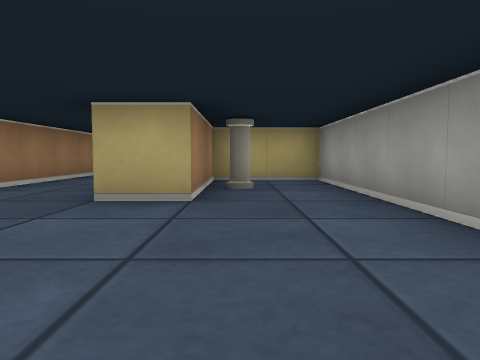
[1] (above)

24 first-person views from a walk through a cub3D maze. The camera is about half as high as the walls, tilts 4° down and sees 70° across. The floor is counted in squares. Each view is taken from the middle of a square. On the plan, view 1 faces up. The plan holds only what a view shows up to about 9 squares ahead; the rest is blank.

[2]
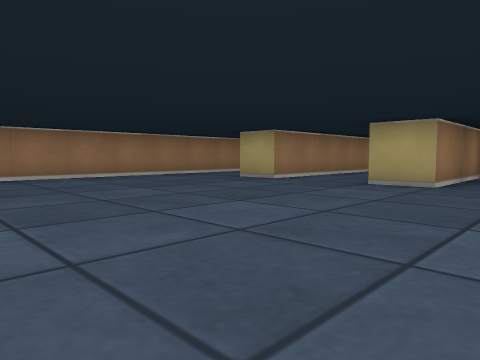

[3]
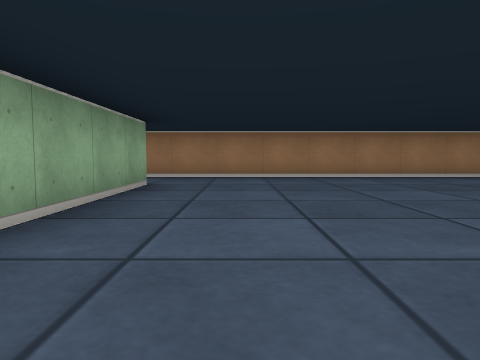

[4]
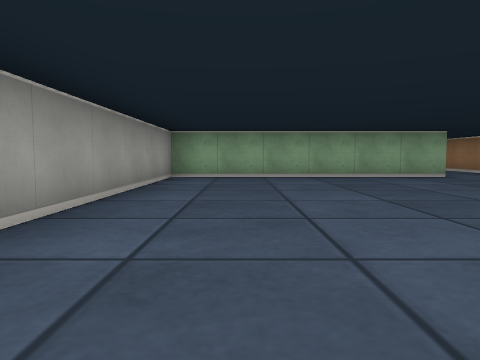

[5]
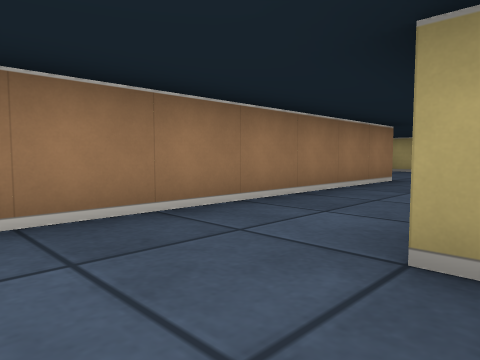

[6]
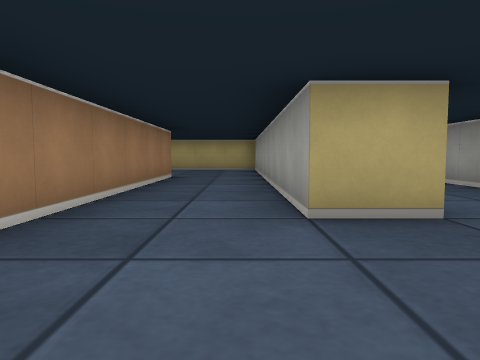

[7]
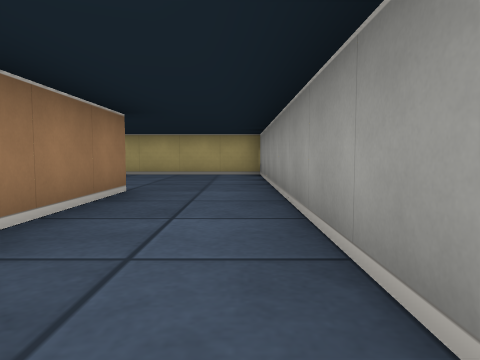

[8]
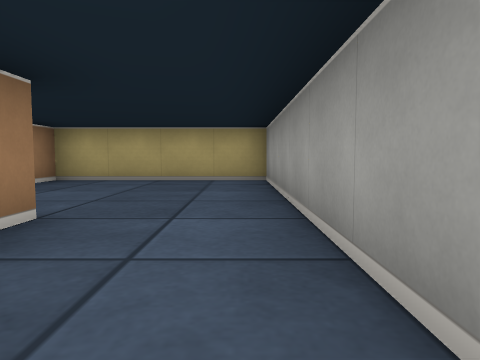

[9]
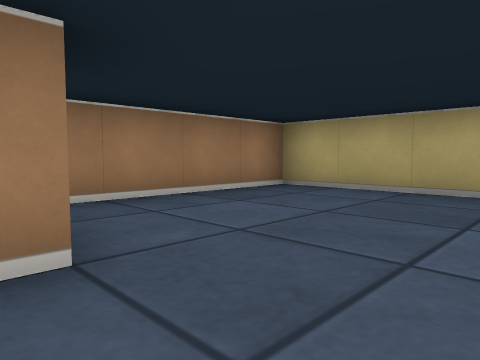

[10]
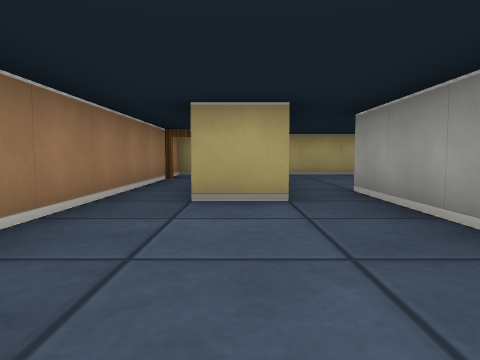

[11]
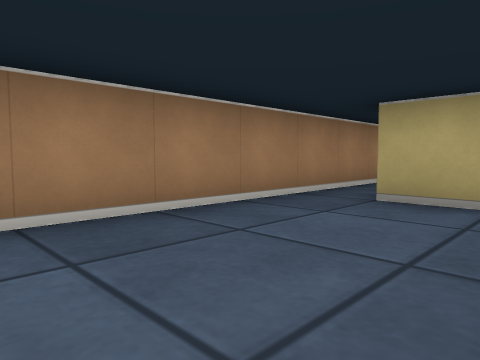

[12]
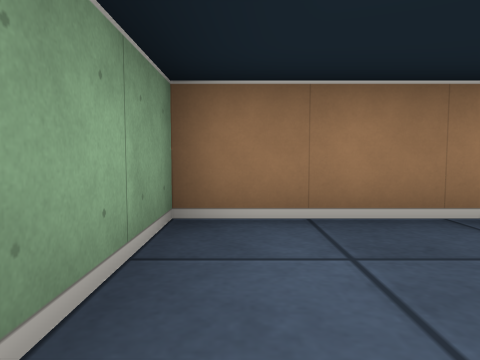

[13]
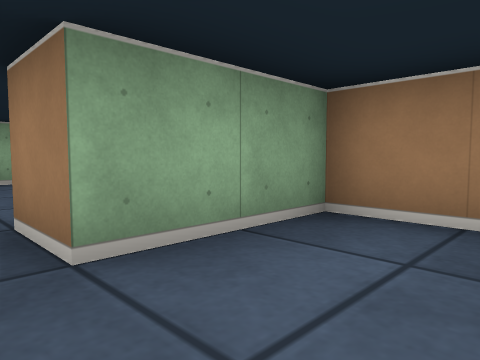

[14]
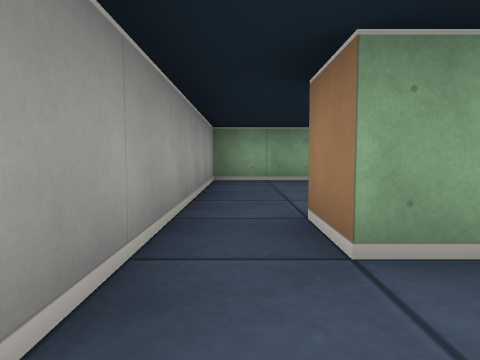

[15]
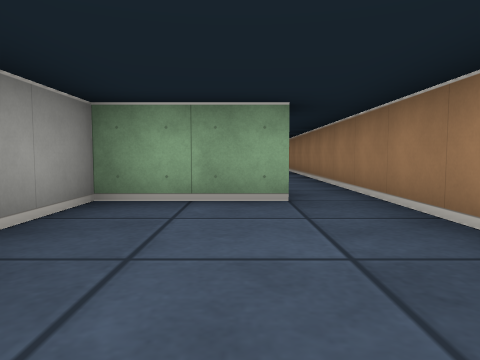

[16]
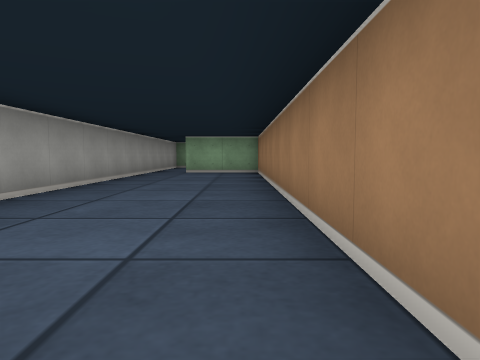

[17]
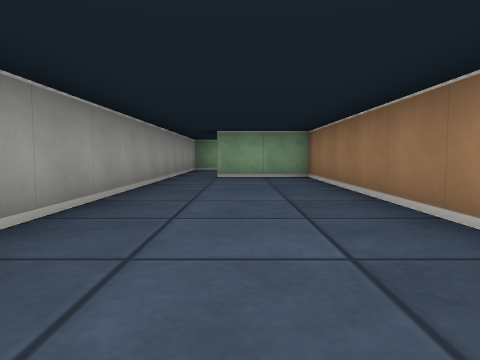

[18]
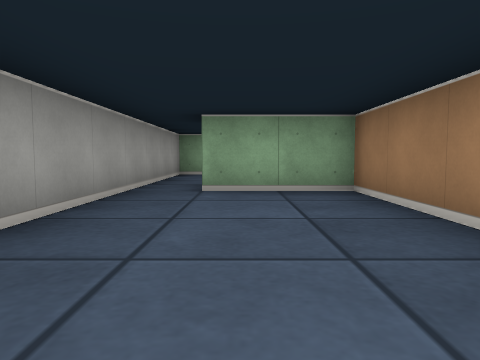

[19]
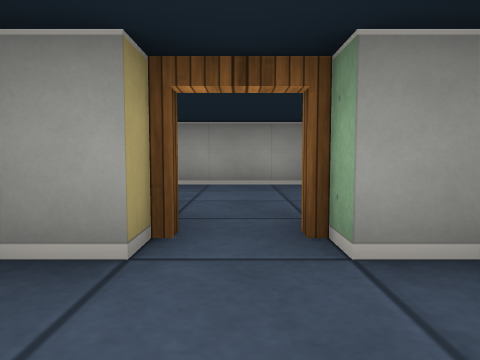

[20]
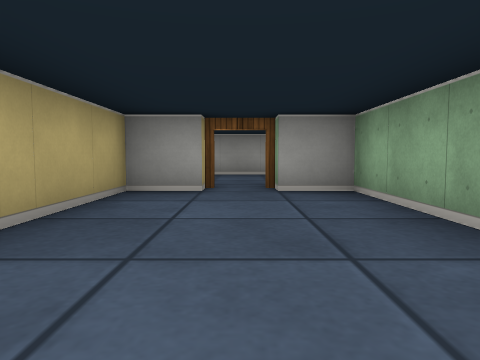

[21]
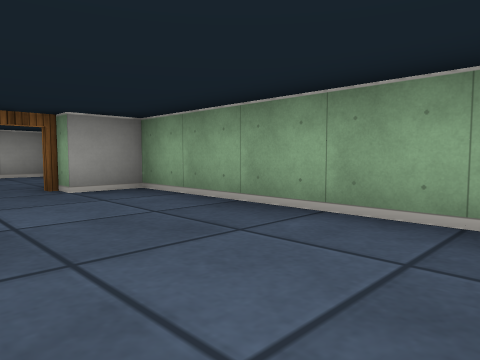

[22]
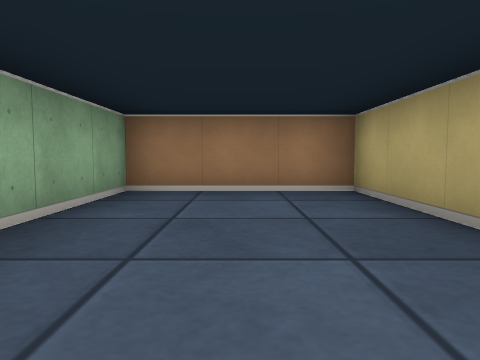

[23]
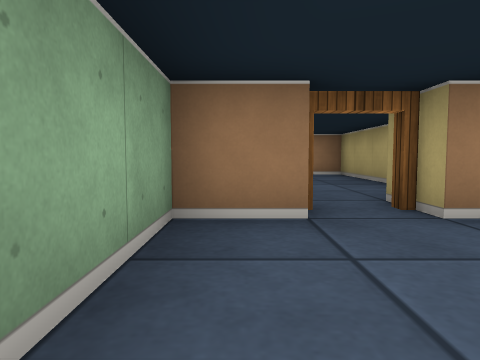

[24]
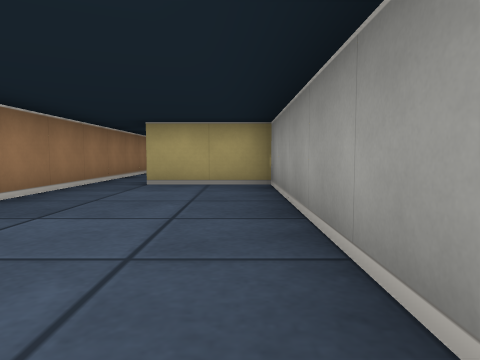

### Floor plan
Ten units are one square. View 1 is at (0, 0); x grows to the right and y downward. Boxes are objects, and circles mark ways between rooms. Rooms are numbered by the first view taken in them; rooms with no view inside come last. Other rooms are left out.
<svg viewBox="-170 -130 190 290">
<path fill="none" stroke="#000" d="M-15 -60 -15 -69M-46 35 15 35 15 -65 -5 -65 -5 -35 -15 -35M-35 -82 -35 -35 -45 -35 -45 -85M-65 -86 -65 26M-75 -61 -75 -85M-84 -75 -95 -75M-75 -34 -75 -44M-105 -110 -105 -35 -85 -35M-105 -10 -105 15M-85 -35 -85 -25M-96 15 -75 15 -75 -34M-75 115 -75 25 -95 25M-105 15 -105 115 -85 115M-115 135 -115 125 -165 125 -165 155 -115 155 -115 145M-105 144 -105 155 -75 155 -75 115M-45 -85 -45 -125 -85 -125 -85 -91M-105 -125 -105 -110"/>
<rect x="-5" y="-55" width="10" height="10" fill="#bbb"><title>pillar</title></rect>
<circle cx="-55" cy="-90" r="3" fill="#2a7"/>
<circle cx="-80" cy="-30" r="3" fill="#2a7"/>
<circle cx="-80" cy="-80" r="3" fill="#2a7"/>
<circle cx="-100" cy="-110" r="3" fill="#2a7"/>
<circle cx="-100" cy="20" r="3" fill="#2a7"/>
<circle cx="-80" cy="120" r="3" fill="#2a7"/>
<circle cx="-110" cy="140" r="3" fill="#2a7"/>
<text x="-30" y="-20">1</text>
<text x="-90" y="-60">2</text>
<text x="-90" y="-10">3</text>
<text x="-90" y="70">4</text>
<text x="-140" y="140">5</text>
<text x="-90" y="140">6</text>
<text x="-70" y="-110">7</text>
<text x="-100" y="-120">8</text>
</svg>
Room 1 opens to room 7. Room 2 opens to room 3. Room 2 opens to room 7. Room 2 opens to room 8. Room 3 opens to room 4. Room 4 opens to room 6. Room 5 opens to room 6.

Where each view was taken, in squares from view 1:
view 1: 0 up, 0 right, facing up
view 2: 2 down, 1 right, facing up-left
view 3: 2 down, 1 right, facing left
view 4: 4 up, 0 right, facing down
view 5: 2 up, 4 left, facing up-left
view 6: 1 up, 5 left, facing up
view 7: 4 up, 5 left, facing up
view 8: 6 up, 5 left, facing up
view 9: 8 up, 5 left, facing up-left
view 10: 4 up, 9 left, facing up
view 11: 4 up, 8 left, facing up-left
view 12: 4 up, 8 left, facing left
view 13: 5 up, 8 left, facing down-left
view 14: 5 up, 8 left, facing down
view 15: 2 up, 9 left, facing down
view 16: 2 down, 10 left, facing down
view 17: 4 down, 9 left, facing down
view 18: 7 down, 9 left, facing down
view 19: 14 down, 13 left, facing right
view 20: 14 down, 16 left, facing right
view 21: 13 down, 16 left, facing down-right
view 22: 14 down, 12 left, facing left
view 23: 15 down, 8 left, facing left
view 24: 8 down, 8 left, facing up
